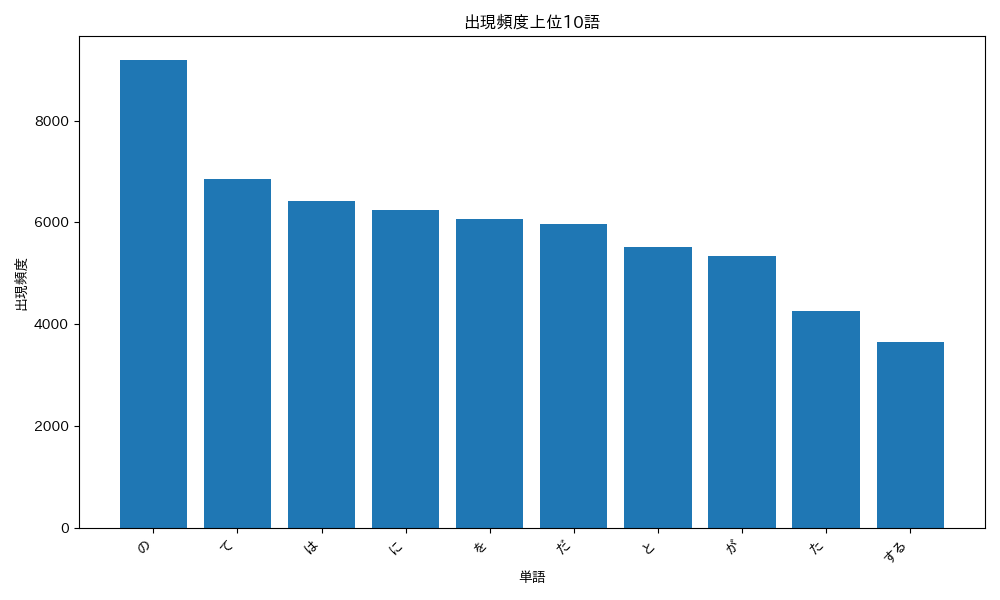

Reproduce this figure in Python.
import matplotlib.pyplot as plt
import japanize_matplotlib
from knock35 import parse_neko, count_word_frequency, sort_word_frequency

if __name__ == "__main__":
    sentences = parse_neko('neko.txt.mecab')
    word_freq = count_word_frequency(sentences)
    sorted_word_freq = sort_word_frequency(word_freq)

    top10_words = [word for word, freq in sorted_word_freq[:10]]
    top10_freqs = [freq for word, freq in sorted_word_freq[:10]]

    plt.figure(figsize=(10, 6))
    plt.bar(range(len(top10_words)), top10_freqs)
    plt.xticks(range(len(top10_words)), top10_words, rotation=45, ha='right')
    plt.xlabel('単語')
    plt.ylabel('出現頻度')
    plt.title('出現頻度上位10語')
    plt.tight_layout()
    plt.savefig('knock36.png')
    plt.show()